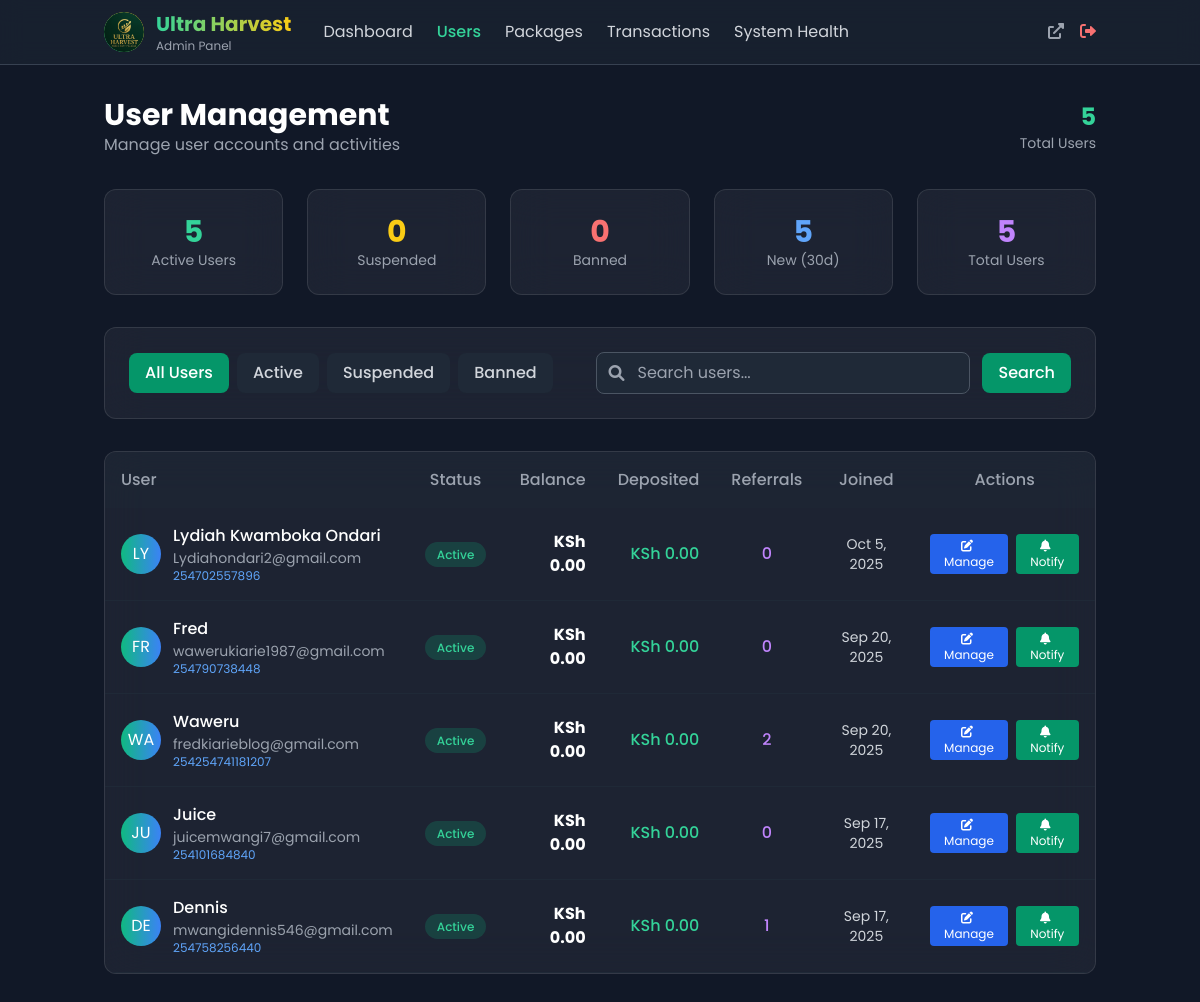
The page /admin/users.php (signed in) on the database its author committed.
### tables this page shows
CREATE TABLE `users` (
  `id` int(11) NOT NULL,
  `email` varchar(255) NOT NULL,
  `password` varchar(255) NOT NULL,
  `full_name` varchar(255) NOT NULL,
  `phone` varchar(20) DEFAULT NULL,
  `wallet_balance` decimal(15,2) DEFAULT 0.00,
  `total_deposited` decimal(15,2) DEFAULT 0.00,
  `total_withdrawn` decimal(15,2) DEFAULT 0.00,
  `total_roi_earned` decimal(15,2) DEFAULT 0.00,
  `referral_code` varchar(10) NOT NULL,
  `referred_by` int(11) DEFAULT NULL,
  `referral_earnings` decimal(15,2) DEFAULT 0.00,
  `status` enum('active','suspended','banned') DEFAULT 'active',
  `is_admin` tinyint(1) DEFAULT 0,
  `email_verified` tinyint(1) DEFAULT 0,
  `created_at` timestamp NULL DEFAULT current_timestamp(),
  `updated_at` timestamp NULL DEFAULT current_timestamp() ON UPDATE current_timestamp()
);

### config/database.php (called while the page is built, shortened)
<?php
function formatMoney($amount) {
    return 'KSh ' . number_format($amount, 2);
}
?>

### admin/users.php (the view, shortened to what this page needs)
<?php
require_once '../config/database.php';
$status_filter = $_GET['status'] ?? 'all';
$search = trim($_GET['search'] ?? '');
$page = max(1, intval($_GET['page'] ?? 1));
$limit = 20;
$offset = ($page - 1) * $limit;
$where_conditions = ["u.is_admin = 0"];
$params = [];
$where_clause = implode(' AND ', $where_conditions);
$users = [];
try {
    $sql = "
        SELECT u.id, u.email, u.full_name, u.phone, u.wallet_balance, u.referral_code,
               u.referred_by, u.referral_earnings, u.status, u.created_at, u.updated_at,
               COALESCE(SUM(CASE WHEN t.type = 'deposit' AND t.status = 'completed' THEN t.amount ELSE 0 END), 0) as total_deposited,
               COALESCE(SUM(CASE WHEN t.type = 'withdrawal' AND t.status = 'completed' THEN t.amount ELSE 0 END), 0) as total_withdrawn,
               COUNT(DISTINCT ref.id) as total_referrals
        FROM users u
        LEFT JOIN transactions t ON u.id = t.user_id
        LEFT JOIN users ref ON u.id = ref.referred_by
        WHERE $where_clause
        GROUP BY u.id, u.email, u.full_name, u.phone, u.wallet_balance, u.referral_code,
                 u.referred_by, u.referral_earnings, u.status, u.created_at, u.updated_at
        ORDER BY u.created_at DESC
        LIMIT $limit OFFSET $offset
    ";
    $stmt = $db->prepare($sql);
    $stmt->execute($params);
    $users = $stmt->fetchAll(PDO::FETCH_ASSOC);
} catch (Exception $e) {
    $error = 'Failed to load users: ' . $e->getMessage();
}
$stats = ['total_users' => 0, 'active_users' => 0, 'suspended_users' => 0, 'banned_users' => 0, 'new_users_30d' => 0];
try {
    $stats_sql = "
        SELECT
            COUNT(*) as total_users,
            SUM(CASE WHEN status = 'active' THEN 1 ELSE 0 END) as active_users,
            SUM(CASE WHEN status = 'suspended' THEN 1 ELSE 0 END) as suspended_users,
            SUM(CASE WHEN status = 'banned' THEN 1 ELSE 0 END) as banned_users,
            SUM(CASE WHEN created_at >= DATE_SUB(NOW(), INTERVAL 30 DAY) THEN 1 ELSE 0 END) as new_users_30d
        FROM users
        WHERE is_admin = 0
    ";
    $stmt = $db->query($stats_sql);
    $result = $stmt->fetch(PDO::FETCH_ASSOC);
    if ($result) {
        $stats = $result;
    }
} catch (Exception $e) {
}
?>
<!DOCTYPE html>
<html lang="en">
<head>
    <script src="https://cdn.tailwindcss.com"></script>
    <link rel="stylesheet" href="https://cdnjs.cloudflare.com/ajax/libs/font-awesome/6.0.0/css/all.min.css">
</head>
<body class="bg-gray-900 text-white min-h-screen">
    <header class="bg-gray-800/50 backdrop-blur-md border-b border-gray-700 sticky top-0 z-50">
        <div class="container mx-auto px-4">
            <div class="flex items-center justify-between h-16">
                <div class="flex items-center space-x-8">
                    <div class="flex items-center space-x-3">
                        <div class="w-10 h-10 rounded-full overflow-hidden" style="background: linear-gradient(45deg, #10b981, #fbbf24);">
    <img src="/ultra%20Harvest%20Logo.jpg" alt="Ultra Harvest Logo" style="width: 100%; height: 100%; object-fit: cover; border-radius: 50%;">
</div>
                        <div>
                            <span class="text-xl font-bold bg-gradient-to-r from-emerald-400 to-yellow-400 bg-clip-text text-transparent">Ultra Harvest</span>
                            <p class="text-xs text-gray-400">Admin Panel</p>
                        </div>
                    </div>
                    <nav class="hidden md:flex space-x-6">
                        <a href="/admin/" class="text-gray-300 hover:text-emerald-400 transition">Dashboard</a>
                        <a href="/admin/users.php" class="text-emerald-400 font-medium">Users</a>
                        <a href="/admin/packages.php" class="text-gray-300 hover:text-emerald-400 transition">Packages</a>
                        <a href="/admin/transactions.php" class="text-gray-300 hover:text-emerald-400 transition">Transactions</a>
                        <a href="/admin/system-health.php" class="text-gray-300 hover:text-emerald-400 transition">System Health</a>
                    </nav>
                </div>
                <div class="flex items-center space-x-4">
                    <a href="/" target="_blank" class="text-gray-400 hover:text-white">
                        <i class="fas fa-external-link-alt"></i>
                    </a>
                    <a href="/logout.php" class="text-red-400 hover:text-red-300">
                        <i class="fas fa-sign-out-alt"></i>
                    </a>
                </div>
            </div>
        </div>
    </header>
    <main class="container mx-auto px-4 py-8">
        <div class="flex items-center justify-between mb-8">
            <div>
                <h1 class="text-3xl font-bold text-white">User Management</h1>
                <p class="text-gray-400">Manage user accounts and activities</p>
            </div>
            <div class="text-right">
                <p class="text-2xl font-bold text-emerald-400"><?php echo number_format($stats['total_users']); ?></p>
                <p class="text-gray-400 text-sm">Total Users</p>
            </div>
        </div>
        <section class="grid md:grid-cols-2 lg:grid-cols-5 gap-6 mb-8">
            <div class="glass-card rounded-xl p-6">
                <div class="text-center">
                    <p class="text-emerald-400 text-3xl font-bold"><?php echo number_format($stats['active_users']); ?></p>
                    <p class="text-gray-400 text-sm">Active Users</p>
                </div>
            </div>
            <div class="glass-card rounded-xl p-6">
                <div class="text-center">
                    <p class="text-yellow-400 text-3xl font-bold"><?php echo number_format($stats['suspended_users']); ?></p>
                    <p class="text-gray-400 text-sm">Suspended</p>
                </div>
            </div>
            <div class="glass-card rounded-xl p-6">
                <div class="text-center">
                    <p class="text-red-400 text-3xl font-bold"><?php echo number_format($stats['banned_users']); ?></p>
                    <p class="text-gray-400 text-sm">Banned</p>
                </div>
            </div>
            <div class="glass-card rounded-xl p-6">
                <div class="text-center">
                    <p class="text-blue-400 text-3xl font-bold"><?php echo number_format($stats['new_users_30d']); ?></p>
                    <p class="text-gray-400 text-sm">New (30d)</p>
                </div>
            </div>
            <div class="glass-card rounded-xl p-6">
                <div class="text-center">
                    <p class="text-purple-400 text-3xl font-bold"><?php echo number_format($stats['total_users']); ?></p>
                    <p class="text-gray-400 text-sm">Total Users</p>
                </div>
            </div>
        </section>
        <section class="glass-card rounded-xl p-6 mb-8">
            <div class="flex flex-col lg:flex-row lg:items-center lg:justify-between gap-4">
                <div class="flex flex-wrap gap-2">
                    <a href="?status=all&search=<?php echo urlencode($search); ?>"
                       class="px-4 py-2 rounded-lg font-medium transition <?php echo $status_filter === 'all' ? 'bg-emerald-600 text-white' : 'bg-gray-800 text-gray-300 hover:bg-gray-700'; ?>">
                        All Users
                    </a>
                    <a href="?status=active&search=<?php echo urlencode($search); ?>"
                       class="px-4 py-2 rounded-lg font-medium transition <?php echo $status_filter === 'active' ? 'bg-emerald-600 text-white' : 'bg-gray-800 text-gray-300 hover:bg-gray-700'; ?>">
                        Active
                    </a>
                    <a href="?status=suspended&search=<?php echo urlencode($search); ?>"
                       class="px-4 py-2 rounded-lg font-medium transition <?php echo $status_filter === 'suspended' ? 'bg-emerald-600 text-white' : 'bg-gray-800 text-gray-300 hover:bg-gray-700'; ?>">
                        Suspended
                    </a>
                    <a href="?status=banned&search=<?php echo urlencode($search); ?>"
                       class="px-4 py-2 rounded-lg font-medium transition <?php echo $status_filter === 'banned' ? 'bg-emerald-600 text-white' : 'bg-gray-800 text-gray-300 hover:bg-gray-700'; ?>">
                        Banned
                    </a>
                </div>
                <form method="GET" class="flex items-center space-x-3">
                    <div class="relative">
                        <i class="fas fa-search absolute left-3 top-1/2 transform -translate-y-1/2 text-gray-400"></i>
                        <input
                            type="text"
                            name="search"
                            value="<?php echo htmlspecialchars($search); ?>"
                            placeholder="Search users..."
                            class="pl-10 pr-4 py-2 bg-gray-800 border border-gray-600 rounded-lg text-white focus:border-emerald-500 focus:outline-none"
                        >
                    </div>
                    <button type="submit" class="px-4 py-2 bg-emerald-600 hover:bg-emerald-700 text-white rounded-lg font-medium transition">
                        Search
                    </button>
                </form>
            </div>
        </section>
        <section class="glass-card rounded-xl overflow-hidden">
            <?php if (!empty($users)): ?>
                <div class="hidden lg:block overflow-x-auto">
                    <table class="w-full">
                        <thead class="bg-gray-800/50">
                            <tr>
                                <th class="text-left p-4 text-gray-400 font-medium">User</th>
                                <th class="text-center p-4 text-gray-400 font-medium">Status</th>
                                <th class="text-right p-4 text-gray-400 font-medium">Balance</th>
                                <th class="text-right p-4 text-gray-400 font-medium">Deposited</th>
                                <th class="text-center p-4 text-gray-400 font-medium">Referrals</th>
                                <th class="text-center p-4 text-gray-400 font-medium">Joined</th>
                                <th class="text-center p-4 text-gray-400 font-medium">Actions</th>
                            </tr>
                        </thead>
                        <tbody>
                            <?php foreach ($users as $user): ?>
                            <tr class="user-row border-b border-gray-800">
                                <td class="p-4">
                                    <div class="flex items-center space-x-3">
                                        <div class="w-10 h-10 bg-gradient-to-r from-emerald-500 to-blue-500 rounded-full flex items-center justify-center">
                                            <?php echo strtoupper(substr($user['full_name'], 0, 2)); ?>
                                        </div>
                                        <div>
                                            <p class="font-medium text-white"><?php echo htmlspecialchars($user['full_name']); ?></p>
                                            <p class="text-sm text-gray-400"><?php echo htmlspecialchars($user['email']); ?></p>
                                            <?php if ($user['phone']): ?>
                                                <p class="text-xs text-blue-400"><?php echo htmlspecialchars($user['phone']); ?></p>
                                            <?php endif; ?>
                                        </div>
                                    </div>
                                </td>
                                <td class="p-4 text-center">
                                    <span class="px-3 py-1 rounded-full text-xs font-medium
                                        <?php
                                        echo match($user['status']) {
                                            'active' => 'bg-emerald-500/20 text-emerald-400',
                                            'suspended' => 'bg-yellow-500/20 text-yellow-400',
                                            'banned' => 'bg-red-500/20 text-red-400',
                                            default => 'bg-gray-500/20 text-gray-400'
                                        };
                                        ?>">
                                        <?php echo ucfirst($user['status']); ?>
                                    </span>
                                </td>
                                <td class="p-4 text-right">
                                    <p class="font-bold text-white"><?php echo formatMoney($user['wallet_balance']); ?></p>
                                </td>
                                <td class="p-4 text-right">
                                    <p class="text-emerald-400 font-medium"><?php echo formatMoney($user['total_deposited']); ?></p>
                                </td>
                                <td class="p-4 text-center">
                                    <span class="text-purple-400 font-medium"><?php echo number_format($user['total_referrals']); ?></span>
                                </td>
                                <td class="p-4 text-center text-gray-300 text-sm">
                                    <?php echo date('M j, Y', strtotime($user['created_at'])); ?>
                                </td>
                                <td class="p-4 text-center">
                                    <div class="flex items-center justify-center space-x-2">
                                        <button onclick="openUserModal(<?php echo $user['id']; ?>, '<?php echo htmlspecialchars($user['full_name']); ?>', '<?php echo $user['status']; ?>', <?php echo $user['wallet_balance']; ?>)"
                                                class="px-3 py-1 bg-blue-600 hover:bg-blue-700 text-white rounded text-xs transition">
                                            <i class="fas fa-edit mr-1"></i>Manage
                                        </button>
                                        <button onclick="openNotificationModal(<?php echo $user['id']; ?>, '<?php echo htmlspecialchars($user['full_name']); ?>')"
                                                class="px-3 py-1 bg-emerald-600 hover:bg-emerald-700 text-white rounded text-xs transition">
                                            <i class="fas fa-bell mr-1"></i>Notify
                                        </button>
                                    </div>
                                </td>
                            </tr>
                            <?php endforeach; ?>
                        </tbody>
                    </table>
                </div>
            <?php endif; ?>
        </section>
    </main>
</body>
</html>

### admin/users.php (style rules this page uses)
* { font-family: 'Poppins', sans-serif; }
.glass-card { backdrop-filter: blur(20px); background: rgba(255, 255, 255, 0.05); border: 1px solid rgba(255, 255, 255, 0.1); }
.user-row { transition: all 0.3s ease; }

### rows shown on the page
users: full_name "LY", full_name "Lydiah Kwamboka Ondari", email "Lydiahondari2@gmail.com", phone "254702557896", status "Active", wallet_balance "KSh 0.00", total_deposited "KSh 0.00", total_referrals "0", created_at "Oct 5, 2025"
users: full_name "FR", full_name "Fred", email "wawerukiarie1987@gmail.com", phone "254790738448", status "Active", wallet_balance "KSh 0.00", total_deposited "KSh 0.00", total_referrals "0", created_at "Sep 20, 2025"
users: full_name "WA", full_name "Waweru", email "fredkiarieblog@gmail.com", phone "254254741181207", status "Active", wallet_balance "KSh 0.00", total_deposited "KSh 0.00", total_referrals "2", created_at "Sep 20, 2025"
users: full_name "JU", full_name "Juice", email "juicemwangi7@gmail.com", phone "254101684840", status "Active", wallet_balance "KSh 0.00", total_deposited "KSh 0.00", total_referrals "0", created_at "Sep 17, 2025"
users: full_name "DE", full_name "Dennis", email "mwangidennis546@gmail.com", phone "254758256440", status "Active", wallet_balance "KSh 0.00", total_deposited "KSh 0.00", total_referrals "1", created_at "Sep 17, 2025"

### other values the page prints
$stats['total_users'] "5"
$stats['active_users'] "5"
$stats['suspended_users'] "0"
$stats['banned_users'] "0"
$stats['new_users_30d'] "5"
